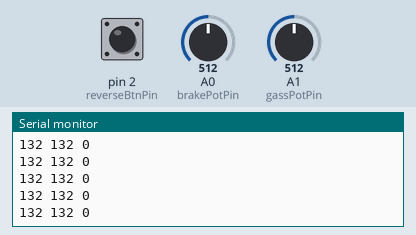
Simulated run of this sketch. Board: Arduino Uno, built with avr-gcc and run on an emulated ATmega328P. On the bench: the last lines printed to the serial monitor. The test bench sets the inputs (shaded band); at power-on: A0 (brakePotPin) = 512, pin 2 (reverseBtnPin) LOW, A1 (gassPotPin) = 512.

Above: at 1.2 s.
1.3 s: A0 (brakePotPin) set to 391
At 1.42 s:
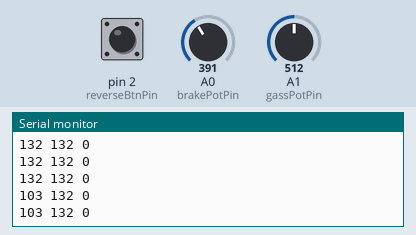
4.3 s: A0 (brakePotPin) set to 360
At 4.3 s:
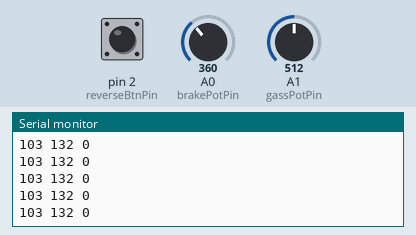
Timing chart, 0 to 7.3 s (numbered marks = the images above; inputs shaded):
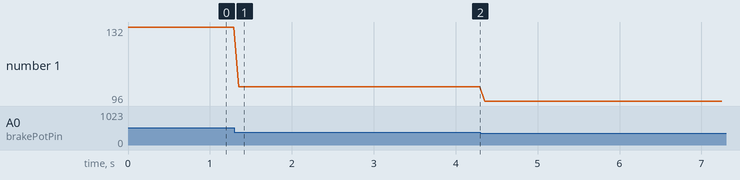

The sketch:

arduino_code_transmitter.ino
```cpp
#include <SoftwareSerial.h>

SoftwareSerial HC12(12, 13);
const byte brakePotPin = A0;
const byte gassPotPin = A1;
const byte reverseBtnPin = 2;

void setup() {
  Serial.begin(9600);
  HC12.begin(9600);
  pinMode(brakePotPin, INPUT);
  pinMode(gassPotPin, INPUT);
  pinMode(reverseBtnPin, INPUT);
}

void loop() {
  int brakePotValue = map(analogRead(brakePotPin), 0, 1023, 10, 255);
  int gassPotValue = map(analogRead(gassPotPin), 0, 1023, 10, 255);
  byte reverseBtnPushed = digitalRead(reverseBtnPin);

  String transmitterData = String(brakePotValue) + " " + String(gassPotValue) + " " + String(reverseBtnPushed) + '\n';
  Serial.println(transmitterData);
  HC12.print(transmitterData);
  delay(50);
}
```

Measured:
- after the input at 1.3 s, the serial monitor: prints a new line after 0.05 s (image 1)
- plotted number 1: 132 → 103 after the input at 1.3 s, 103 → 96 after the input at 4.3 s
